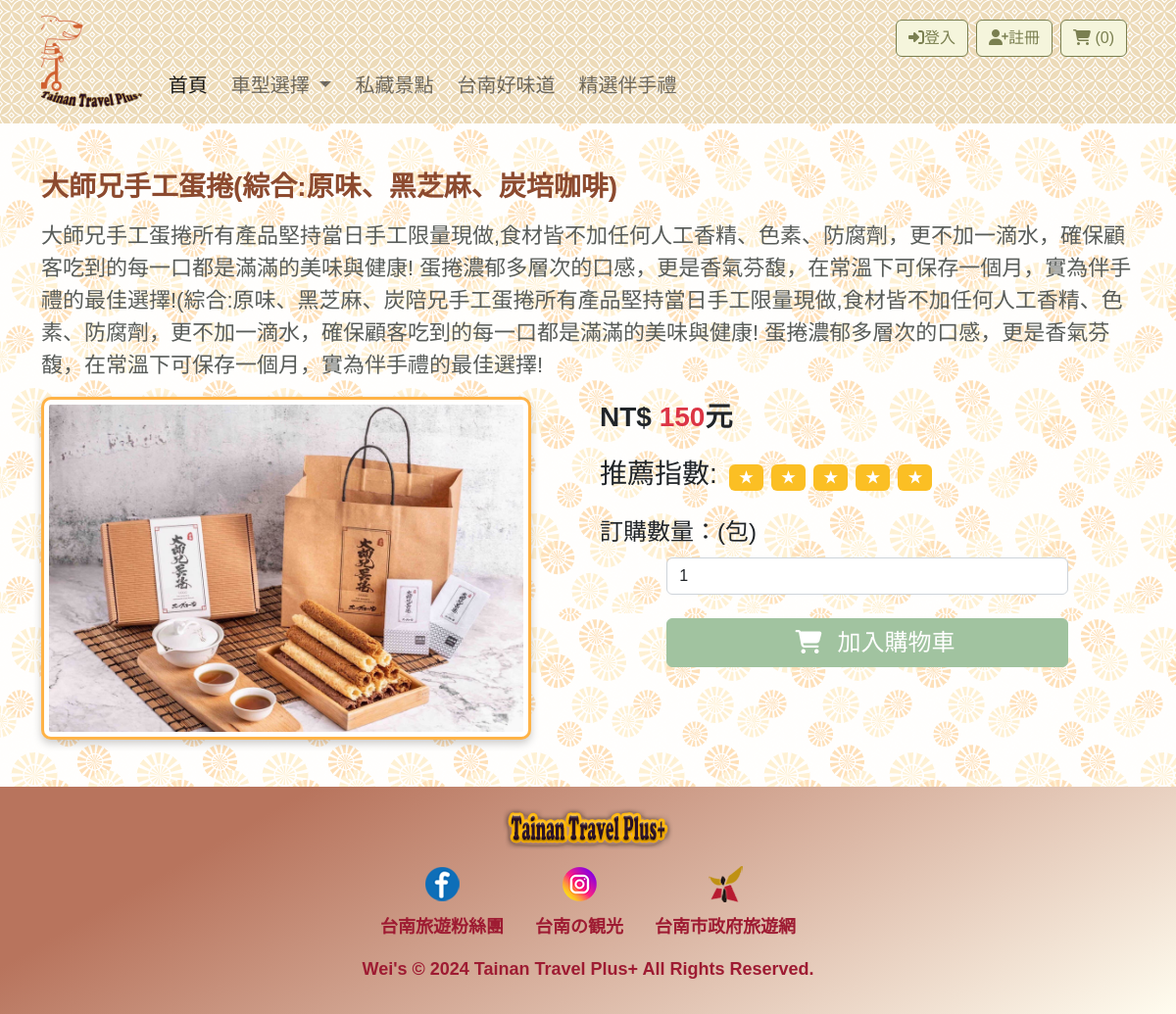
The page /hand_gift_detail.php?handGftDtl=1 on the database its author committed.
### tables this page shows
CREATE TABLE `hand_gift_product` (
  `hand_gift_id` int(20) NOT NULL,
  `hand_gift_name` varchar(255) NOT NULL COMMENT '伴手禮名稱',
  `hand_gift_nameT` varchar(255) NOT NULL COMMENT '產品名稱2',
  `hand_gift_unit` varchar(255) NOT NULL COMMENT '產品的單位',
  `hand_gift_images` varchar(255) NOT NULL COMMENT '伴手禮圖片',
  `hand_gift_content` varchar(500) NOT NULL COMMENT '伴手禮介紹',
  `hand_gift_price` int(20) NOT NULL COMMENT '伴手禮價格',
  `hand_gift_remaining` int(20) NOT NULL COMMENT '伴手禮庫存',
  `hand_gift_star` int(20) NOT NULL COMMENT '推薦指數',
  `hand_gift_created_time` timestamp NOT NULL DEFAULT current_timestamp() COMMENT '建檔時間'
);

### hand_gift_detail.php (the view, shortened to what this page needs)
<?php
include_once('database_open.php');
$handGftDtl = $_GET['handGftDtl'];
$sql = "SELECT * FROM  hand_gift_product WHERE hand_gift_id = '$handGftDtl'";
$result = mysqli_query($conn, $sql);
if (mysqli_num_rows($result) > 0) {
    $row = mysqli_fetch_assoc($result);
    $images = explode(",", $row['hand_gift_images']);
    $first_image = $images[0];
} else {
    echo '<p>找不到該伴手禮的資料。</p>';
    exit;
}
?>
<?php include_once('header.php'); ?>
<section id="hand_gift_d01" class="py-5">
    <div class="container">
        <div class="inf_content ">
            <h4 class="inf_title"><?= $row['hand_gift_name'] ?><span><?= $row['hand_gift_nameT'] ?></span></h4>
            <p class="inf_description mt-3">
                <?= $row['hand_gift_content'] ?>
            </p>
        </div>
        <div class="row">
            <div class="col-md-6">
            <img src="./images/HandGift/<?= $first_image ?>" class="detail_img" alt="">
            </div>
            <div class="col-md-6">
                <p class="fs-3 fw-900">NT$ <span class="text-danger fs-3"><?= $row['hand_gift_price'] ?></span> 元</p>
                <p class="fs-3 mb-3">推薦指數:
                    <?php
                    $filledStar = "★";
                    $emptyStar = "☆";
                    $gftStart = isset($row['hand_gift_star']) ? intval($row['hand_gift_star']) : 0;
                    $gftStart = max(0, min(5, $gftStart));
                    for ($i = 1; $i <= 5; $i++) {
                        if ($i <= $gftStart) {
                            echo "<span class=\"badge bg-color31 fs-6 m-1\" >$filledStar</span>";
                        } else {
                            echo "<span class=\"badge bg-color15 fs-6 m-1\" >$emptyStar</span>";
                        }
                    }
                    ?>
                </p>
                <div class="fs-3">
                    <label for="quantity" class="form-label fs-4">訂購數量：<span><?= $row['hand_gift_unit'] ?></span></label>
                    <input type="number" class="form-control w-75 mx-auto" id="quantity" name="quantity" min="1" max="100" value="1">
                </div>
                <div class="d-flex justify-content-center mt-4">
                    <button type="submit" class="btn btn-success w-75 fs-4" id="addToCart">
                        <i class="fas fa-shopping-cart mx-3"></i>加入購物車
                    </button>
                </div>
            </div>
        </div>
    </div>
</section>
<?php include_once('footer.php'); ?>

### css/tainan_color.css (style rules this page uses)
:root { --color01: #B5523A; --color02: #C6A664; --color03: #585C59; --color04: #F4A261; --color05: #8C4A2F; --color06: #FFF9E7; --color07: #95C8D8; --color08: #77A873; --color09: #FFB347; --color10: #A37BA7; --color11: #D94E3D; --color12: #36558F; --color13: #D07C66; --color14: #DCC88A; --color15: #8A8C89; --color16: #F7C09E; --color17: #B8745D; --color18: #FFFCEF; --color19: #B6DEE8; --color20: #A1C3A0; --color21: #FFD1A3; --color22: #C9A5C9; --color23: #F28D82; --color24: #5E78A5; --color25: #D9654F; --color26: #D7B97B; --color27: #3B4C3B; --color28: #C9A14D; --color29: #9E1B32; --color30: #7A7F50; --color31: #FBBF24; --color32: #1E3A8A; --color33: #F97316; --color34: #FFFFFF; --color35: #E0F2FE; --color36: #F5F5DC; }
.bg-color31 { background-color: var(--color31); }

### css/text.css (style rules this page uses)
.fw-900 { font-weight: 900; }

### style.css (style rules this page uses)
.btn-success { color: var(--color34); background-color: var(--color20); border-color: var(--color20); }
body, html { margin: 0; padding: 0; height: 100%; display: flex; flex-direction: column; font-family: 'OpenHunInn', 'GenWan', sans-serif; }
.detail_img { border: 3px solid var(--color09); border-radius: 10px; padding: 5px; box-shadow: 0 4px 8px rgba(0, 0, 0, 0.2); width: 500px; max-width: 100%; height: 350px; display: flex; justify-content: center; align-items: center; background-color: #fff; }
.inf_content { margin-bottom: 15px; }
.inf_title { font-size: 28px; font-weight: bolder; color: var(--color05); margin-bottom: 5px; }
.inf_description { font-size: 22px; color: var(--color03); list-style-type: none; }

### rows shown on the page
hand_gift_product: hand_gift_name "大師兄手工蛋捲", hand_gift_nameT "(綜合:原味、黑芝麻、炭培咖啡)", hand_gift_content "大師兄手工蛋捲所有產品堅持當日手工限量現做,食材皆不加任何人工香精、色素、防腐劑，更不加一滴水，確保顧客吃到的每一口都是滿滿的美味與健康! 蛋捲濃郁多層次的口感，更是香氣芬馥，在常溫下可保存一個月，實為伴手禮的最佳選擇!(綜合:原味、黑芝麻、炭陪兄手工蛋捲所有產品堅持當日手工限量現做,食材皆不加任何人工香精、色素、防腐劑，更不加一滴水，確保顧客吃到的每一口都是滿滿的美味與健康! 蛋捲濃郁多層次的口感，更是香氣芬馥，在常溫下可保存一個月，實為伴手禮的最佳選擇!", hand_gift_images (picture), hand_gift_price "150", hand_gift_unit "(包)"

### other values the page prints
$count "0"
